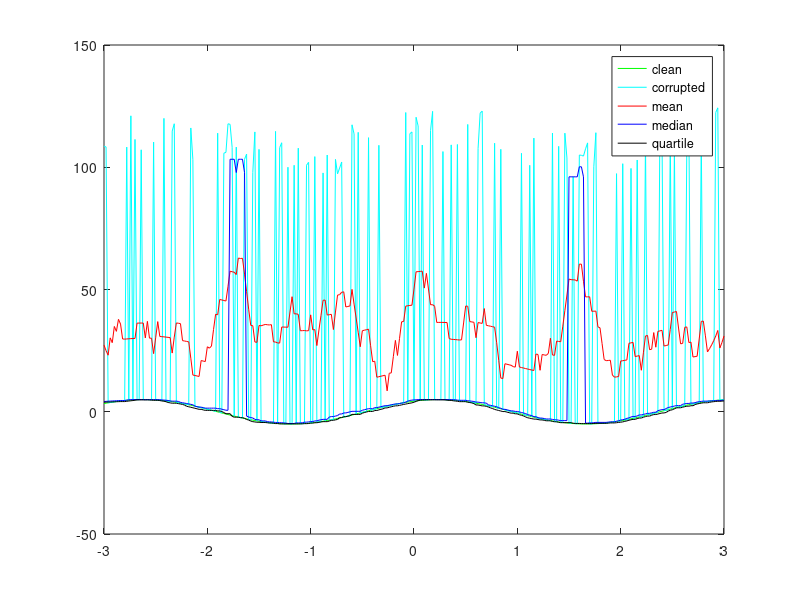

This figure's MATLAB source:
clear;clc;
x = [-3:0.02:3];
y = 5*sin(2.2*x + pi/3);
z=y;
to_corrupt = randperm(length(y), round(0.3*length(y)));

for elem = to_corrupt
    z(1,elem) = y(1,elem) + 100 + 20*(rand);
end

% Now Filtering wrt median
y_median=y;
n=length(y);
for elem = 1:n
    if(elem <= 8 && n-elem <= 8)
        y_median(1,elem) = median(z);
    elseif(elem <= 8)
        y_median(1,elem) = median(z(:,1:elem + 8));
    elseif(n-elem <= 8)
        y_median(1,elem) = median(z(:,(elem - 8):end));
    else
        y_median(1,elem) = median(z(:,(elem - 8):(elem + 8)));
    end
end

% Now Filtering wrt mean
y_mean=y;
n=length(y);
for elem = 1:n
    if(elem <= 8 && n-elem <= 8)
        y_mean(1,elem) = mean(z);
    elseif(elem <= 8)
        y_mean(1,elem) = mean(z(:,1:elem + 8));
    elseif(n-elem <= 8)
        y_mean(1,elem) = mean(z(:,(elem - 8):end));
    else
        y_mean(1,elem) = mean(z(:,(elem - 8):(elem + 8)));
    end
end

% Now Filtering wrt mean
y_quart=y;
n=length(y);
for elem = 1:n
    if(elem <= 8 && n-elem <= 8)
        y_quart(1,elem) = quantile(z,0.25);
    elseif(elem <= 8)
        y_quart(1,elem) = quantile(z(:,1:elem + 8), 0.25);
    elseif(n-elem <= 8)
        y_quart(1,elem) = quantile(z(:,(elem - 8):end), 0.25);
    else
        y_quart(1,elem) = quantile(z(:,(elem - 8):(elem + 8)), 0.25);
    end
end

plot(x,y,'g');
hold on;
plot(x,z,'c');
hold on;
plot(x,y_mean,'r');
hold on;
plot(x,y_median,'b');
hold on;
plot(x,y_quart,'k');
legend('clean','corrupted','mean','median','quartile')

hold off;

fprintf('mean = %f\n', (sum((y_mean-y).^2))/(sum((y.^2))));
fprintf('median = %f\n', (sum((y_median-y).^2))/(sum((y.^2))));
fprintf('quartile = %f\n', (sum((y_quart-y).^2))/(sum((y.^2))));